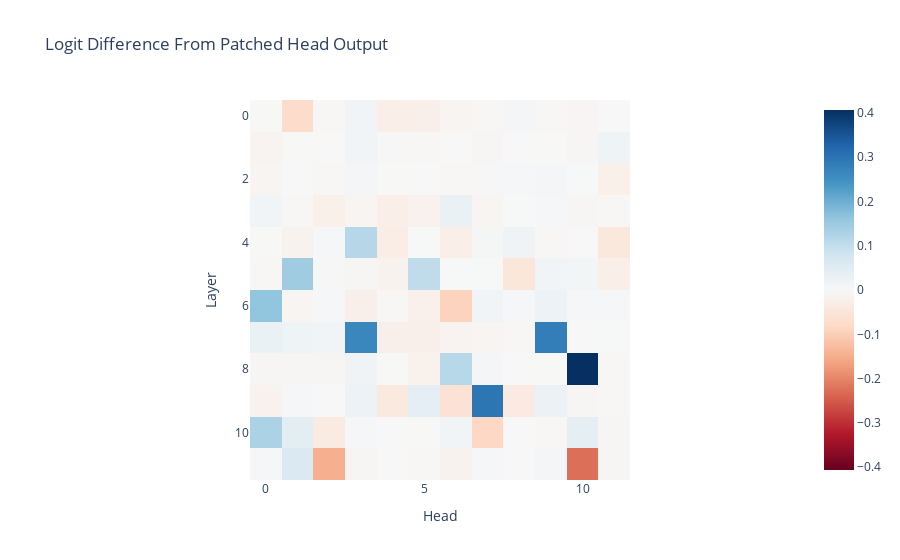

The cell this chart's notebook holds for it:
### Code cell
imshow(
    patched_head_z_diff,
    title="Logit Difference From Patched Head Output",
    labels={"x": "Head", "y": "Layer"},
)

### Figure 1 — Plotly figure (JSON) as saved in the notebook; plotly's stock layout.template omitted (floating-point values rounded to 4 significant figures; data arrays with more than 128 entries replaced by an {"elided": "..."} marker saying what was removed)
{"data": [{"coloraxis": "coloraxis", "hovertemplate": "Head: %{x}<br>Layer: %{y}<br>color: %{z}<extra></extra>", "name": "0", "type": "heatmap", "xaxis": "x", "yaxis": "y", "z": {"elided": "12x12 float values"}}], "layout": {"coloraxis": {"cmid": 0, "colorscale": [[0, "rgb(103,0,31)"], [0.1, "rgb(178,24,43)"], [0.2, "rgb(214,96,77)"], [0.3, "rgb(244,165,130)"], [0.4, "rgb(253,219,199)"], [0.5, "rgb(247,247,247)"], [0.6, "rgb(209,229,240)"], [0.7, "rgb(146,197,222)"], [0.8, "rgb(67,147,195)"], [0.9, "rgb(33,102,172)"], [1, "rgb(5,48,97)"]]}, "title": {"text": "Logit Difference From Patched Head Output"}, "xaxis": {"anchor": "y", "constrain": "domain", "domain": [0, 1], "scaleanchor": "y", "title": {"text": "Head"}}, "yaxis": {"anchor": "x", "autorange": "reversed", "constrain": "domain", "domain": [0, 1], "title": {"text": "Layer"}}}}
